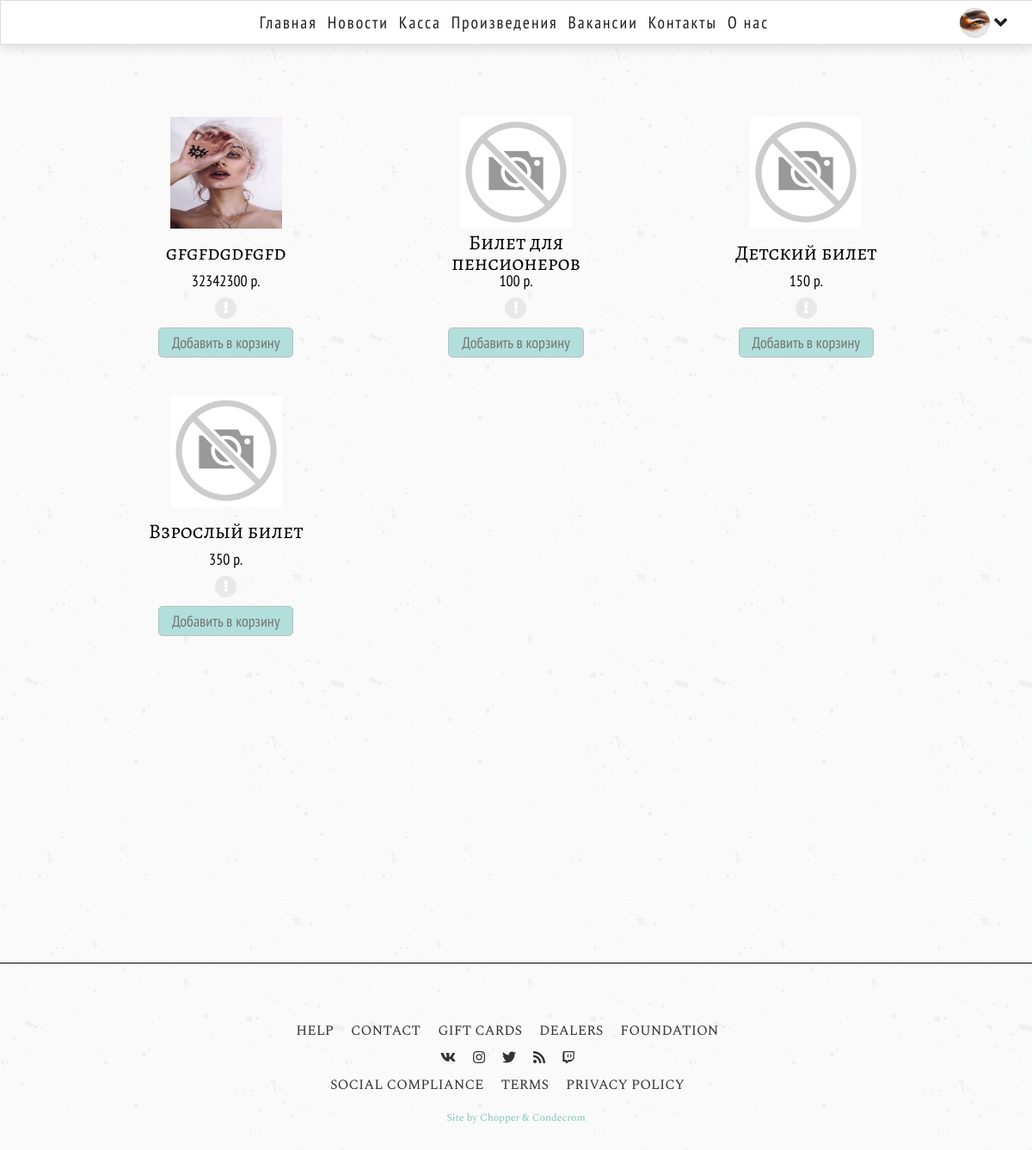
Before: /tickets/ (signed in) with the older database file.
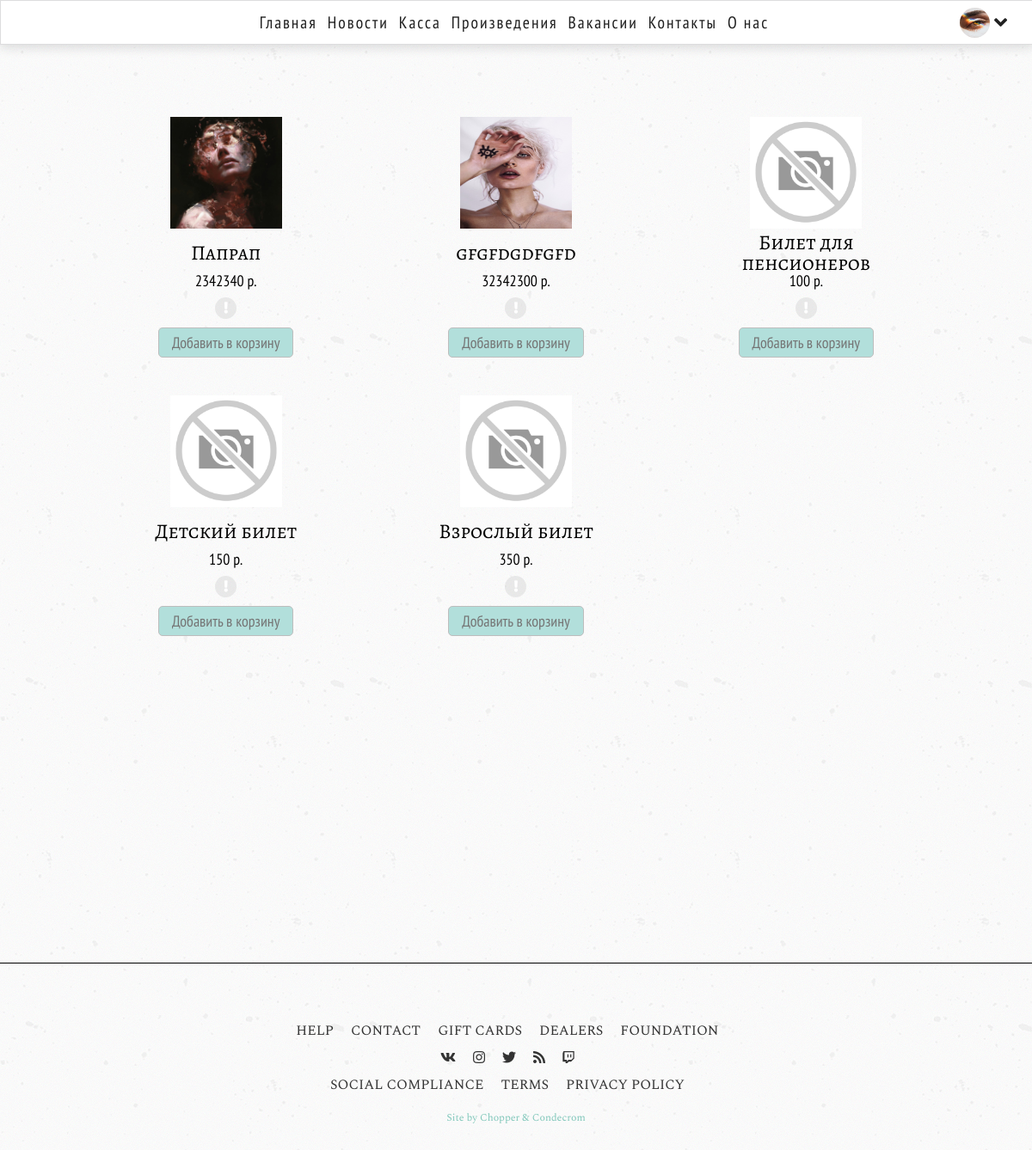
After: the same page with the newer database file.
### tables this page shows
CREATE TABLE `tickets` (
  `id` int(11) NOT NULL,
  `name` varchar(255) NOT NULL,
  `price` float NOT NULL,
  `description` text NOT NULL,
  `status` int(11) NOT NULL DEFAULT '1',
  `code` int(11) NOT NULL,
  `availability` int(11) NOT NULL
);

### controllers/TicketsController.php (called while the page is built, shortened)
<?php
class TicketsController
{
    public function actionIndex()
    {
        $ticketList = Tickets::getLatestTicket();
        $idUser = User::getUserId();
        require_once(ROOT.'/views/tickets/index.php');
        return true;
    }
}

### index.php (called while the page is built, shortened)
<?php
require_once(ROOT.'/components/Autoload.php');
$router = new Router();
$router->run();

### components/Autoload.php (called while the page is built, shortened)
<?php
spl_autoload_register(function($class_name)
{
    $array_paths = array(
        '/models/',
        '/components/'
    );
    foreach ($array_paths as $path) {
        $path = ROOT . $path . $class_name . '.php';
    }
});

### models/User.php (called while the page is built, shortened)
<?php
class User
{
    public static function getUserId()
    {
        if (isset($_SESSION['user'])) {
            return $_SESSION['user'];
        }
    }
    public static function getImage($id)
    {
        $noImage = 'no-image.png';
        $path = '/upload/images/users/';
        $pathToUserImage = $path . $id . '.jpg';
        if (file_exists($_SERVER['DOCUMENT_ROOT'] . $pathToUserImage)) {
            return $pathToUserImage;
        }
        return $path . $noImage;
    }
}

### models/Tickets.php (called while the page is built, shortened)
<?php
class Tickets
{
    public static function getLatestTicket()
    {
        $limit = self::SHOW_BY_DEFAULT;
        $db = Db::getConnection();
        $sql = 'SELECT id, name, price, description FROM tickets WHERE status = "1" AND availability = "1" ORDER BY id DESC LIMIT :limit';
        $result = $db->prepare($sql);
        $result->bindParam(':limit', $limit, PDO::PARAM_INT);
        $result->execute();
        $ticketList = array();
        $i = 0;
        while ($row = $result->fetch()) {
            $ticketList[$i]['id'] = $row['id'];
            $ticketList[$i]['name'] = $row['name'];
            $ticketList[$i]['price'] = $row['price'];
            $ticketList[$i]['description'] = $row['description'];
            $i++;
        }
        return $ticketList;
    }
    public static function getImage($id)
    {
        $noImage = 'no-image.png';
        $path = '/upload/images/tickets/';
        $pathTicketImage = $path . $id . '.jpg';
        if (file_exists($_SERVER['DOCUMENT_ROOT'].$pathTicketImage)) {
            return $pathTicketImage;
        }
        return $path . $noImage;
    }
}

### views/tickets/index.php (the view, shortened to what this page needs)
<!DOCTYPE html>
<html lang="ru">
<head>
    <link rel="stylesheet" href="/template/stylesheet/tooltip.css">
    <link rel="stylesheet" href="/template/stylesheet/scrollBar.css">
    <link rel="stylesheet" href="/template/stylesheet/fonts.css">
    <link rel="stylesheet" href="/template/stylesheet/footer.css">
    <link rel="stylesheet" href="/template/stylesheet/default.css">
    <link rel="stylesheet" href="/template/stylesheet/menuCSS.css">
    <link rel="stylesheet" href="/template/stylesheet/mobilMenu.css">
    <link rel="stylesheet" href="/template/stylesheet/cashbox.css">
    <link rel="stylesheet" href="/template/stylesheet/animation.css">
    <link rel="stylesheet" href="/template/stylesheet/animate.css">
    <link rel="stylesheet" href="/template/stylesheet/all.css">
    <link rel="stylesheet" href="/template/stylesheet/nprogress.css">
</head>
<body>
<header id="header">
    <div class="nav-container f-nav">
        <div class="nav">
            <ul>
                <li><a href="/">Главная</a></li>
                <li><a href="/news/">Новости</a></li>
                <li><a href="/tickets/">Касса</a></li>
                <li><a href="/collection/">Произведения</a></li>
                <li><a href="/jobs/">Вакансии</a></li>
                <li><a href="/contacts/">Контакты</a></li>
                <li><a href="/about/">О нас </a></li>
            </ul>
        </div>
        <div class="user-menu">
            <div class="user-avatar" id="close__" onclick="openUserProfil()" >
                <img src="<?php echo User::getImage($idUser); ?>" alt="user-avatar">
                <p><i class="fas fa-angle-down"></i></p>
            </div>
        </div>
    </div>
</header>
<section id="cashbox">
    <div class="container">
        <div class="cashbox-wrap">
            <?php foreach ($ticketList as $ticket): ?>
            <div class="cash">
                <div class="avatar children">
                    <img src="<?php echo Tickets::getImage($ticket['id']); ?>" alt="<?php echo $ticket['name']; ?>">
                </div>
                <div class="cash-text cash-item-<?php echo $ticket['id'] ?>">
                    <h3><?php echo $ticket['name']; ?></h3>
                    <p><span><?php echo $ticket['price']; ?> р.</span></p>
                </div>
                <div class="cash-buttons">
                    <button id="btn-tooltip" class="tooltip-btn" title="<?php echo $ticket['description']; ?>"><i class="fas fa-exclamation"></i></button>
                    <button id="add-to-cart"  class="add-to-cart-<?php echo $ticket['id']; ?> add-to-cart"   data-id="<?php echo $ticket['id']; ?>" onclick="addToCart(<?php echo $ticket['id']; ?>)">Добавить в корзину</button>
                </div>
            </div>
            <?php endforeach; ?>
        </div>
    </div>
</section>
<footer id="footer">
    <div class="main-container-two">
        <div class="last-information-about-museum">
            <ul class="navs">
                <li><a href="">Help</a></li>
                <li><a href="">Contact</a></li>
                <li><a href="">Gift Cards</a></li>
                <li><a href="">Dealers</a></li>
                <li><a href="">Foundation</a></li>
            </ul>
        </div>
        <div class="last-social-network">
            <ul class="navs">
                <li><a href=""><i class="fab fa-vk vk"></i></a></li>
                <li><a href=""><i class="fab fa-instagram inst"></i></a></li>
                <li><a href=""><i class="fab fa-twitter twit"></i></a></li>
                <li><a href=""><i class="fas fa-rss rss"></i></a></li>
                <li><a href=""><i class="fab fa-twitch twitch"></i></a></li>
            </ul>
        </div>
        <div class="last-polity">
            <ul class="navs">
                <li><a href="">social compliance</a></li>
                <li><a href="">terms</a></li>
                <li><a href="">privacy policy</a></li>
            </ul>
        </div>
        <div class="info-about-creature">
            <p>Site by Chopper & Condecrom</p>
        </div>
    </div>
</footer>
</body>
</html>

### components/Router.php (shortened to what this page needs)
<?php
class Router
{
    private $routers;
    public function __construct()
    {
        $routesPath = ROOT . '/config/routes.php';
        $this->routers = include($routesPath);
    }
    private function getURI()
    {
        if (!empty($_SERVER['REQUEST_URI'])) {
            return trim($_SERVER['REQUEST_URI'], '/');
        }
    }
    public function run()
    {
        $uri = $this->getURI();
        foreach ($this->routers as $uriPattern => $path) {
            if (preg_match("~^$uriPattern$~", $uri)) {
                $internalRoute = preg_replace("~^$uriPattern$~", $path, $uri);
                $segments = explode('/', $internalRoute);
                $controllerName = array_shift($segments) . 'Controller';
                $actionName = 'action'.ucfirst(array_shift($segments));
                $parameters = $segments;
                $controllerObject = new $controllerName;
                $result = call_user_func_array(array($controllerObject, $actionName), $parameters);
                if ($result != null) {
                    break;
                }
            }
        }
    }
}

### template/stylesheet/footer.css (style rules this page uses)
#footer { min-width: 100%; max-width: 100%; border-top: 1px solid black; margin: 40px 0 40px 0; display: flex; }
#footer .main-container-two { display: flex; flex-direction: column; margin-top: 70px; align-items: center; }
#footer .main-container-two div { margin-top: 15px; }
#footer .main-container-two div:first-child { margin-top: 0; }
#footer .main-container-two p { font-size: 12px; color: #80c7ba; margin-top: 10px; }
#footer .main-container-two .navs { display: flex; margin-top: 15px; }
#footer .main-container-two .navs:first-child { margin-top: 0; }
#footer .main-container-two .navs li { list-style: none; margin: 0 20px 0 0; }
#footer .main-container-two .navs li a { text-decoration: none; font-family: 'SpectralRegular' , sans-serif; text-transform: uppercase; color: #333; }

### template/stylesheet/default.css (style rules this page uses)
* { margin: 0; padding: 0; box-sizing: unset; }
body { position: relative; z-index: 1; background: url("../museums_pictures/body-pattern.png"); line-height: 1; }
textarea, input, button, i, select, option { outline: none; }
h1, h2, h3 { font-family: 'AlegreyaSCRegular' , sans-serif; font-weight: 400; }
p { font-family: 'SpectralRegular' , sans-serif; }
dl, ol, ul { margin-bottom: 0; }
.container { min-width: 1000px; max-width: 1000px; display: flex; flex-wrap: wrap; }
.main-container-two { min-width: 1155px; max-width: 1155px; display: block; margin: 0 auto; }

### template/stylesheet/menuCSS.css (style rules this page uses)
.nav-container { width: 100%; position: absolute; z-index: 9999; height: 75px; display: flex; justify-content: center; align-items: center; }
.nav-container .user-menu { display: flex; flex-direction: column; justify-content: flex-end; position: absolute; right: 30px; }
.nav-container .user-menu .user-avatar { display: flex; align-items: center; transition: .1s ease-in-out; }
.nav-container .user-menu .user-avatar img { width: 35px; height: 35px; background: #fff; border-radius: 50%; }
.nav-container .user-menu .user-avatar i { margin-left: 5px; font-size: 24px; color: #fff; transition: .1s ease-in-out; }
.nav { height: 42px; display: flex; align-items: center; }
.nav ul { list-style: none; }
.nav ul li { float: left; padding: 6px; }
.nav ul li:first-child { padding-left: 0; }
.nav ul li a { font-family: 'PT_SansNarrowWebRegular' , sans-serif; font-weight: 400; font-size: 1.225rem; color: #fff; text-decoration: none; letter-spacing: 3px; transition: .2s ease-in-out; border-bottom: 2px solid transparent; }
.f-nav { display: flex; justify-content: center; width: 100%; height: 50px; z-index: 22; position: fixed; top: 0; animation: openMainMenu .4s linear both; background: #fff; -webkit-box-shadow: 0 3px 12px rgba(27, 31, 35, 0.15); -moz-box-shadow: 0 3px 12px rgba(27, 31, 35, 0.15); box-shadow: 0 3px 12px rgba(27, 31, 35, 0.15); border: 1px solid rgba(27, 31, 35, 0.15); }
.f-nav .nav li a { letter-spacing: 2px; color: #212121; transition: .3s ease-in-out; border-bottom: 1px solid transparent; }
.f-nav .user-menu { display: flex; flex-direction: column; justify-content: flex-end; position: absolute; right: 30px; }
.f-nav .user-menu .user-avatar { display: flex; align-items: center; transition: .1s ease-in-out; }
.f-nav .user-menu .user-avatar p { margin: 0; }
.f-nav .user-menu .user-avatar i { transition: .1s ease-in-out; color: #212121; }

### template/stylesheet/all.css (style rules this page uses)
.fa, .fas, .far, .fal, .fab { -moz-osx-font-smoothing: grayscale; -webkit-font-smoothing: antialiased; display: inline-block; font-style: normal; font-variant: normal; text-rendering: auto; line-height: 1; }
.fa-angle-down:before { content: "\f107"; }
.fa-exclamation:before { content: "\f12a"; }
.fa-instagram:before { content: "\f16d"; }
.fa-rss:before { content: "\f09e"; }
.fa-twitch:before { content: "\f1e8"; }
.fa-twitter:before { content: "\f099"; }
.fa-vk:before { content: "\f189"; }
.fab { font-family: 'Font Awesome 5 Brands'; }
.fa, .fas { font-family: 'Font Awesome 5 Free'; font-weight: 900; }

Changed rows visible on the page:
added tickets: shows a picture, name "Папрап", price "2342340"
